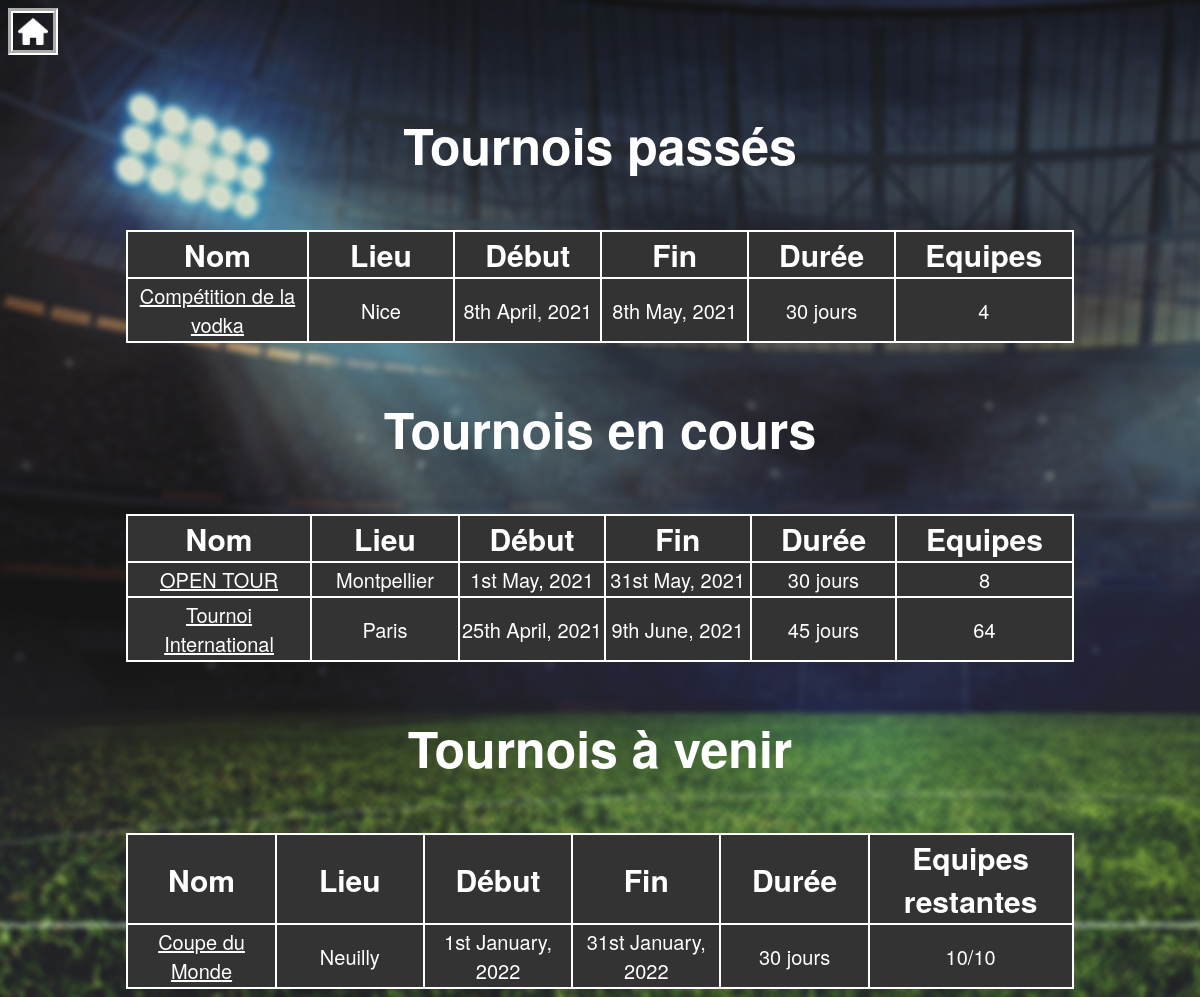
Screenshot of /php/Tournois.php with the database file from the repository.
### tables this page shows
CREATE TABLE IF NOT EXISTS Tournoi
(
	idTournoi INTEGER NOT NULL PRIMARY KEY,
	nom VARCHAR(25) NOT NULL,
	dateDeb DATE NOT NULL,
	duree INTEGER NOT NULL,
	idGestionnaire INTEGER NOT NULL,
	lieu VARCHAR(25) NOT NULL,
	nombreTotalEquipes INTEGER NOT NULL,
	CONSTRAINT FK_Tournoi_Gestionnaire FOREIGN KEY (idGestionnaire) REFERENCES Gestionnaire(idGestionnaire) ON UPDATE CASCADE ON DELETE CASCADE
) DEFAULT CHARSET=utf8;

### BDD/reqTournoi.php (called while the page is built, shortened)
<?php
	include_once('reqGestionnaire.php');
	include_once('../module/Tournoi.php');
	function getTournoi(string $id)
	{
		include('DataBaseLogin.inc.php');
		$connexion = new mysqli($server, $user, $passwd, $db);
		$requete = "SELECT * FROM Tournoi WHERE idTournoi = \"$id\";";
		$res = $connexion->query($requete);
		$objTemp = $res->fetch_object();
		$idTournoi = strval($objTemp->idTournoi);
		$nom = strval($objTemp->nom);
		$dateDeb = strval($objTemp->dateDeb);
		$duree = strval($objTemp->duree);
		$idGestionnaire = strval($objTemp->idGestionnaire);
		$lieu = strval($objTemp->lieu);
		$nombreTotalEquipes = strval($objTemp->nombreTotalEquipes);
		$gest = getGestionnaire($idGestionnaire);
		return new Tournoi($idTournoi, $nom, $dateDeb, $duree, $gest->getIdGestionnaire(), $lieu, $nombreTotalEquipes);
	}
	function getAllTournoi()
	{
		include('DataBaseLogin.inc.php');
		$connexion = new mysqli($server, $user, $passwd, $db);
		$requete = "SELECT * FROM Tournoi;";
		$res = $connexion->query($requete);
		$tabTournois = array();
		while($obj = $res->fetch_object())
		{
			array_push($tabTournois, getTournoi($obj->idTournoi));
		}
		return $tabTournois;
	}
?>

### BDD/reqGestionnaire.php (called while the page is built, shortened)
<?php
	include_once('reqUtilisateur.php');
	include_once('../module/Utilisateur.php');
	include_once('../module/Gestionnaire.php');
	function getGestionnaire(string $id)
	{
		include('DataBaseLogin.inc.php');
		$connexion = new mysqli($server, $user, $passwd, $db);
		$requete = "SELECT * FROM Gestionnaire WHERE idGestionnaire = \"$id\";";
		$res = $connexion->query($requete);
		$objTemp = $res->fetch_object();
		$idGestionnaire = strval($objTemp->idGestionnaire);
		$ut = getUtilisateur($id);
		return new Gestionnaire($ut->getIdUtilisateur(), $ut->getNom(), $ut->getPrenom(), $ut->getEmail(), $ut->getMdp(), $ut->getRole(), $idGestionnaire);
	}
?>

### BDD/reqUtilisateur.php (called while the page is built, shortened)
<?php
	include_once(realpath(dirname(__FILE__)).'/../module/Utilisateur.php');
	function getUtilisateur(string $id)
	{
		include('DataBaseLogin.inc.php');
		$connexion = new mysqli($server, $user, $passwd, $db);
		$requete = "SELECT * FROM Utilisateur WHERE idUtilisateur = \"$id\";";
		$res = $connexion->query($requete);
		$objTemp = $res->fetch_object();
		$idUtilisateur = strval($objTemp->idUtilisateur);
		$nom = strval($objTemp->nom);
		$prenom = strval($objTemp->prenom);
		$email = strval($objTemp->email);
		$motDePasse = strval($objTemp->motDePasse);
		$role = strval($objTemp->role);
		return new Utilisateur($idUtilisateur, $nom, $prenom, $email, $motDePasse, $role);
	}
?>

### module/Utilisateur.php (called while the page is built, shortened)
<?php
	class Utilisateur extends Entite
	{
		private $m_idUtilisateur;
		private $m_nom;
		private $m_prenom;
		private $m_email;
		private $m_motDePasse;
		private $m_role;
		public function __construct(int $idU, string $nom, string $prenom, string $email, string $motDePasse, string $role)
		{
			$this->m_idUtilisateur = $idU;
			$this->m_nom = $nom;
			$this->m_prenom = $prenom;
			$this->m_email = $email;
			$this->m_motDePasse = $motDePasse;
			$this->m_role = $role;
		}
		public function getIdUtilisateur()
		{
			return $this->m_idUtilisateur;
		}
		public function getNom()
		{
			return $this->m_nom;
		}
		public function getPrenom()
		{
			return $this->m_prenom;
		}
		public function getEmail()
		{
			return $this->m_email;
		}
		public function getMdp()
		{
			return $this->m_motDePasse;
		}
		public function getRole()
		{
			return $this->m_role;
		}
	}
?>

### module/Gestionnaire.php (called while the page is built, shortened)
<?php
	include_once('Utilisateur.php');
	class Gestionnaire extends Utilisateur
	{
		private $m_idGestionnaire;
		public function __construct(int $idU, string $nom, string $prenom, string $email, string $motDePasse, string $role, int $idG)
		{
			$this->m_idGestionnaire = $idG;
		}
		public function getIdGestionnaire()
		{
			return $this->m_idGestionnaire;
		}
	}
?>

### module/Tournoi.php (called while the page is built, shortened)
<?php
	include_once('TasMax.php');
	include_once('Gestionnaire.php');
	class Tournoi extends Entite
	{
		private $m_idTournoi;
		private $m_nom;
		private $m_dateDeb;
		private $m_duree;
		private $m_lieu;
		private $m_nombreTotalEquipes;
		public function __construct(int $idT, string $nom, string $dateDeb, string $duree, int $idG, string $lieu, string $nombreTotalEquipes)
		{
			$this->m_idTournoi = $idT;
			$this->m_nom = $nom;
			$this->m_dateDeb = $dateDeb;
			$this->m_duree = $duree;
			$this->m_lieu = $lieu;
			$this->m_nombreTotalEquipes = $nombreTotalEquipes;
		}
		public function getIdTournoi()
		{
			return $this->m_idTournoi;
		}
		public function getNom()
		{
			return $this->m_nom;
		}
		public function getDateDeb()
		{
			return $this->m_dateDeb;
		}
		public function getDuree()
		{
			return $this->m_duree;
		}
		public function getLieu()
		{
			return $this->m_lieu;
		}
		public function getNombreTotalEquipes()
		{
			return $this->m_nombreTotalEquipes;
		}
		public function termine()
		{
			$ajoutDuree = strtotime($this->m_dateDeb. '+'.$this->m_duree.' days');
			$today = strtotime(date("d-m-Y"));
			return ($ajoutDuree<$today) ;
		}
		public function enCours()
		{
			$dateTournoi = strtotime($this->m_dateDeb);
			$today = strtotime(date("d-m-Y"));
			$ajoutDuree = strtotime($this->m_dateDeb. '+'.$this->m_duree.' days');
			return ($dateTournoi<=$today)&&($ajoutDuree>=$today) ;
		}
		public function aVenir()
		{
			$dateTournoi = strtotime($this->m_dateDeb);
			$today = strtotime(date("d-m-Y"));
			return ($dateTournoi>$today);
		}
	}
?>

### php/Tournois.php (the view, shortened to what this page needs)
<?php
	$tabTournois= getAllTournoi();
?>
<!DOCTYPE html>
<html lang="fr">
	<head>
		<link rel="stylesheet" type="text/css" href=".././css/styleTournois.css" />
	</head>
	<body>
		<div>
			<a href="../index.php">
				<img src="../img/home.png">
			</a>
		</div>
		<div class="cadre">
			<h1>
				<p style="text-align: center;">Tournois passés</p>
			</h1>
			<?php
				echo '<form action="StatutTournoiPassés.php" method="get">
				<table>
				<tr>
				<th>Nom</th>
				<th>Lieu</th>
				<th>Début</th>
				<th>Fin</th>
				<th>Durée</th>
				<th>Equipes</th>
				</tr>';
				for($i=0;$i<sizeof($tabTournois);++$i)
				{
					echo'<tr>';
					if($tabTournois[$i]->termine())
					{
						echo '<td><button type=submit name="tournoi" value="'.$tabTournois[$i]->getIdTournoi().'" class="btn">'.$tabTournois[$i]->getNom().'</button></td>';
						echo '<td>'.$tabTournois[$i]->getLieu().'</td>';
						echo '<td>'.date("jS F, Y", strtotime($tabTournois[$i]->getDateDeb())).'</td>';
						echo '<td>'.date("jS F, Y", strtotime($tabTournois[$i]->getDateDeb(). '+'.$tabTournois[$i]->getDuree().' days')).'</td>';
						echo '<td>'.$tabTournois[$i]->getDuree().' jours</td>';
						echo '<td>'.$tabTournois[$i]->getNombreTotalEquipes().'</td>';
					}
					echo'</tr>';
				}
				echo'</table>
				</form>';
			?>
		</div>
		<div class="cadre">
			<h1>
				<p style="text-align: center;">Tournois en cours</p>
			</h1>
			<?php
				echo '<form action="StatutTournoiEnCours.php" method="POST">
				<table>
				<tr>
				<th>Nom</th>
				<th>Lieu</th>
				<th>Début</th>
				<th>Fin</th>
				<th>Durée</th>
				<th>Equipes</th>
				</tr>';
				for($i=0;$i<sizeof($tabTournois);++$i)
				{
					echo'<tr>';
					if($tabTournois[$i]->enCours())
					{
						echo '<td><button type=submit name="tournoi" value="'.$tabTournois[$i]->getIdTournoi().'" class="btn">'.$tabTournois[$i]->getNom().'</button></td>';
						echo '<td>'.$tabTournois[$i]->getLieu().'</td>';
						echo '<td>'.date("jS F, Y", strtotime($tabTournois[$i]->getDateDeb())).'</td>';
						echo '<td>'.date("jS F, Y", strtotime($tabTournois[$i]->getDateDeb(). '+'.$tabTournois[$i]->getDuree().' days')).'</td>';
						echo '<td>'.$tabTournois[$i]->getDuree().' jours</td>';
						echo '<td>'.$tabTournois[$i]->getNombreTotalEquipes().'</td>';
					}
					echo'</tr>';
				}
				echo'</table>
				</form>';
			?>
		</div>
		<div class="cadre">
			<h1>
				<p style="text-align: center;">Tournois à venir</p>
			</h1>
			<?php
				echo '<form action="Tournois.php" method="post">
				<table>
				<tr>
				<th>Nom</th>
				<th>Lieu</th>
				<th>Début</th>
				<th>Fin</th>
				<th>Durée</th>
				<th>Equipes restantes</th>
				</tr>';
				for($i=0;$i<sizeof($tabTournois);++$i)
				{
					echo'<tr>';
					if($tabTournois[$i]->aVenir())
					{
						$k=0;
						$nbPlaces = $tabTournois[$i]->getNombreTotalEquipes();
						echo '<td><button type=submit name="tournoi" value="'.$tabTournois[$i]->getIdTournoi().'" class="btn">'.$tabTournois[$i]->getNom().'</button></td>';
						echo '<td>'.$tabTournois[$i]->getLieu().'</td>';
						echo '<td>'.date("jS F, Y", strtotime($tabTournois[$i]->getDateDeb())).'</td>';
						echo '<td>'.date("jS F, Y", strtotime($tabTournois[$i]->getDateDeb(). '+'.$tabTournois[$i]->getDuree().' days')).'</td>';
						echo '<td>'.$tabTournois[$i]->getDuree().' jours</td>';
						echo '<td>'.($nbPlaces-$k).'/'.$nbPlaces.'</td>';
					}
					echo'</tr>';
				}
				echo'</table>
				</form>';
			?>
		</div>
	</body>
</html>

### css/styleTournois.css (style rules this page uses)
* { box-sizing: border-box }
body { background-image:url(../img/back.jpg); background-size:cover; background-attachment:fixed; }
.cadre { margin:auto; width:80%; }
h1 p { text-align:center; color:white; font-family: 'Helvetica Neue', 'Helvetica', 'Arial', sans-serif; font-size:50px; }
table { height:; width:100%; background-color:#333333; }
th { font-family: 'Helvetica Neue', 'Helvetica', 'Arial', sans-serif; font-size:30px; color:white; border:2px solid white ; border-collapse: collapse; width:100px; }
table,td { border:2px solid white ; border-collapse: collapse; font-family: 'Helvetica Neue', 'Helvetica', 'Arial', sans-serif; font-size:20px; color:white; text-align:center; }
.btn { border:none; background-color:transparent; color:white; outline:none; display:block; cursor:pointer; margin:auto; text-decoration:underline; font-family: 'Helvetica Neue', 'Helvetica', 'Arial', sans-serif; font-size:20px; }

### php/Tournois.php (style rules this page uses)
body div img { width:50px; border:5px groove white; padding:5px; }

### rows the page displays
tournoi: nom "Compétition de la vodka", lieu "Nice", dateDeb "8th April, 2021", dateDeb+duree "8th May, 2021", duree "30", idTournoi "4"
tournoi: $tabTournois[$i]->getIdTournoi() 1 (drawn), nom "OPEN TOUR", lieu "Montpellier", dateDeb "1st May, 2021", dateDeb+duree "31st May, 2021", duree "30", nombreTotalEquipes "8"
tournoi: $tabTournois[$i]->getIdTournoi() 3 (drawn), nom "Tournoi International", lieu "Paris", dateDeb "25th April, 2021", dateDeb+duree "9th June, 2021", duree "45", nombreTotalEquipes "64"
tournoi: $tabTournois[$i]->getIdTournoi() 2 (drawn), nom "Coupe du Monde", lieu "Neuilly", dateDeb "1st January, 2022", dateDeb+duree "31st January, 2022", duree "30", $nbPlaces-$k "10", nombreTotalEquipes "10"
